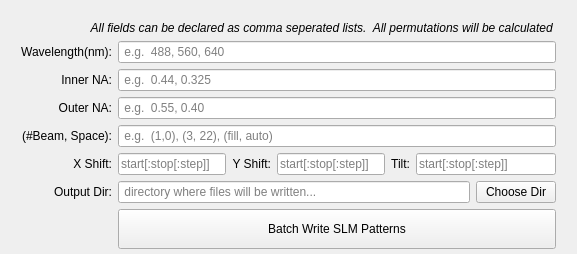
     <widget class="QWidget" name="Batch">
      <attribute name="title">
       <string>Batch Square</string>
      </attribute>
      <layout class="QGridLayout" name="gridLayout_3">
       <property name="leftMargin">
        <number>21</number>
       </property>
       <property name="topMargin">
        <number>21</number>
       </property>
       <property name="rightMargin">
        <number>21</number>
       </property>
       <property name="bottomMargin">
        <number>5</number>
       </property>
       <item row="1" column="0">
        <widget class="QLabel" name="label_5">
         <property name="text">
          <string>Wavelength(nm):</string>
         </property>
         <property name="alignment">
          <set>Qt::AlignRight|Qt::AlignTrailing|Qt::AlignVCenter</set>
         </property>
        </widget>
       </item>
       <item row="1" column="1" colspan="6">
        <widget class="QLineEdit" name="batch_wave">
         <property name="placeholderText">
          <string> e.g.  488, 560, 640</string>
         </property>
        </widget>
       </item>
       <item row="7" column="1" colspan="6">
        <widget class="QPushButton" name="batchProcessButton">
         <property name="enabled">
          <bool>true</bool>
         </property>
         <property name="minimumSize">
          <size>
           <width>0</width>
           <height>40</height>
          </size>
         </property>
         <property name="font">
          <font>
           <kerning>true</kerning>
          </font>
         </property>
         <property name="text">
          <string>Batch Write SLM Patterns</string>
         </property>
         <property name="autoDefault">
          <bool>false</bool>
         </property>
        </widget>
       </item>
       <item row="6" column="0">
        <widget class="QLabel" name="label_24">
         <property name="text">
          <string>Output Dir:</string>
         </property>
         <property name="alignment">
          <set>Qt::AlignRight|Qt::AlignTrailing|Qt::AlignVCenter</set>
         </property>
        </widget>
       </item>
       <item row="5" column="2">
        <widget class="QLabel" name="label_22">
         <property name="text">
          <string>Y Shift:</string>
         </property>
         <property name="alignment">
          <set>Qt::AlignRight|Qt::AlignTrailing|Qt::AlignVCenter</set>
         </property>
        </widget>
       </item>
       <item row="3" column="0">
        <widget class="QLabel" name="label_19">
         <property name="text">
          <string>Outer NA:</string>
         </property>
         <property name="alignment">
          <set>Qt::AlignRight|Qt::AlignTrailing|Qt::AlignVCenter</set>
         </property>
        </widget>
       </item>
       <item row="2" column="0">
        <widget class="QLabel" name="label_18">
         <property name="text">
          <string>Inner NA:</string>
         </property>
         <property name="alignment">
          <set>Qt::AlignRight|Qt::AlignTrailing|Qt::AlignVCenter</set>
         </property>
        </widget>
       </item>
       <item row="5" column="0">
        <widget class="QLabel" name="label_21">
         <property name="text">
          <string>X Shift:</string>
         </property>
         <property name="alignment">
          <set>Qt::AlignRight|Qt::AlignTrailing|Qt::AlignVCenter</set>
         </property>
        </widget>
       </item>
       <item row="3" column="1" colspan="6">
        <widget class="QLineEdit" name="batch_outerNA">
         <property name="placeholderText">
          <string> e.g.  0.55, 0.40</string>
         </property>
        </widget>
       </item>
       <item row="4" column="1" colspan="6">
        <widget class="QLineEdit" name="batch_beamSpacing">
         <property name="placeholderText">
          <string> e.g.  (1,0), (3, 22), (fill, auto)</string>
         </property>
        </widget>
       </item>
       <item row="5" column="1">
        <widget class="QLineEdit" name="batch_xShift">
         <property name="minimumSize">
          <size>
           <width>90</width>
           <height>0</height>
          </size>
         </property>
         <property name="placeholderText">
          <string>start[:stop[:step]]</string>
         </property>
        </widget>
       </item>
       <item row="4" column="0">
        <widget class="QLabel" name="label_20">
         <property name="text">
          <string>(#Beam, Space):</string>
         </property>
         <property name="alignment">
          <set>Qt::AlignRight|Qt::AlignTrailing|Qt::AlignVCenter</set>
         </property>
        </widget>
       </item>
       <item row="5" column="3">
        <widget class="QLineEdit" name="batch_yShift">
         <property name="minimumSize">
          <size>
           <width>95</width>
           <height>0</height>
          </size>
         </property>
         <property name="placeholderText">
          <string>start[:stop[:step]]</string>
         </property>
        </widget>
       </item>
       <item row="5" column="5" colspan="2">
        <widget class="QLineEdit" name="batch_tilt">
         <property name="minimumSize">
          <size>
           <width>140</width>
           <height>0</height>
          </size>
         </property>
         <property name="placeholderText">
          <string>start[:stop[:step]]</string>
         </property>
        </widget>
       </item>
       <item row="2" column="1" colspan="6">
        <widget class="QLineEdit" name="batch_innerNA">
         <property name="placeholderText">
          <string> e.g.  0.44, 0.325</string>
         </property>
        </widget>
       </item>
       <item row="5" column="4">
        <widget class="QLabel" name="label_23">
         <property name="text">
          <string>Tilt:</string>
         </property>
         <property name="alignment">
          <set>Qt::AlignRight|Qt::AlignTrailing|Qt::AlignVCenter</set>
         </property>
        </widget>
       </item>
       <item row="0" column="0" colspan="7">
        <widget class="QLabel" name="label_6">
         <property name="maximumSize">
          <size>
           <width>16777215</width>
           <height>14</height>
          </size>
         </property>
         <property name="font">
          <font>
           <italic>true</italic>
          </font>
         </property>
         <property name="text">
          <string>All fields can be declared as comma seperated lists.  All permutations will be calculated </string>
         </property>
         <property name="alignment">
          <set>Qt::AlignRight|Qt::AlignTrailing|Qt::AlignVCenter</set>
         </property>
        </widget>
       </item>
       <item row="6" column="1" colspan="5">
        <widget class="QLineEdit" name="batch_outputDir">
         <property name="minimumSize">
          <size>
           <width>100</width>
           <height>0</height>
          </size>
         </property>
         <property name="readOnly">
          <bool>true</bool>
         </property>
         <property name="placeholderText">
          <string> directory where files will be written...</string>
         </property>
        </widget>
       </item>
       <item row="6" column="6">
        <widget class="QPushButton" name="chooseBatchOutputDir">
         <property name="text">
          <string>Choose Dir</string>
         </property>
         <property name="autoDefault">
          <bool>false</bool>
         </property>
        </widget>
       </item>
      </layout>
     </widget>
